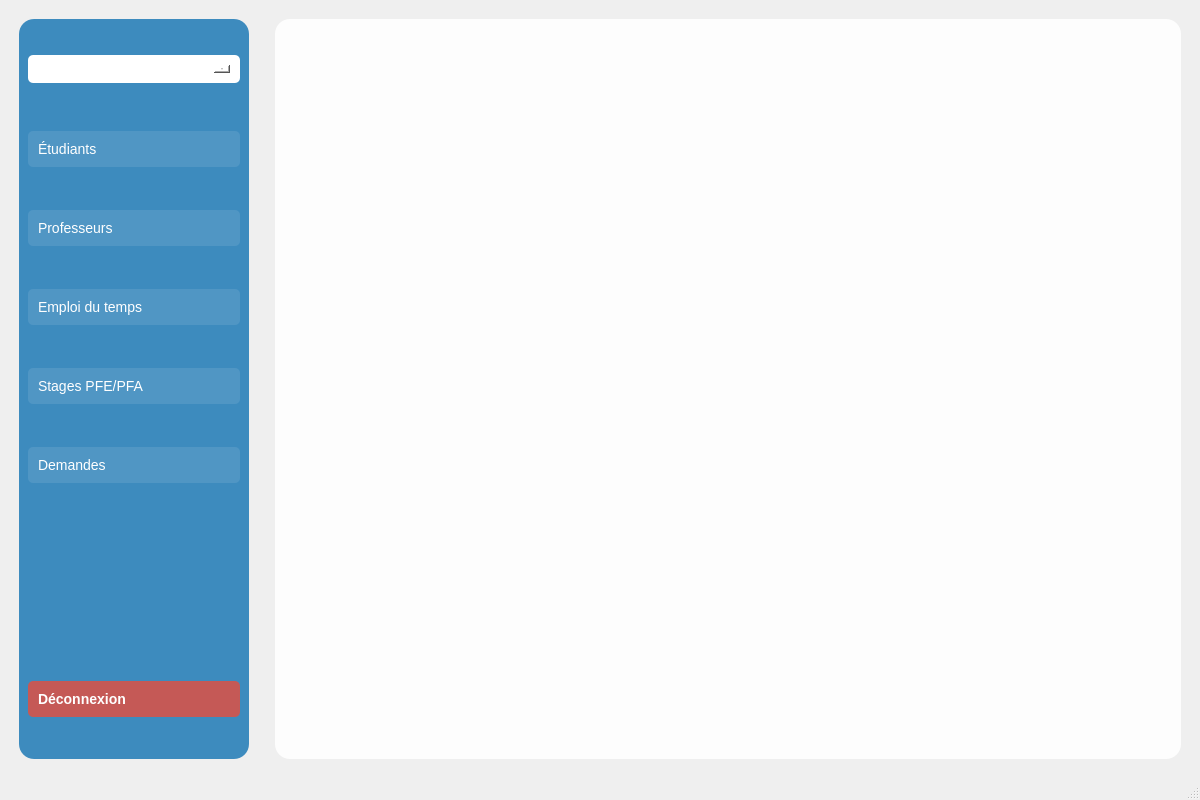
<?xml version="1.0" encoding="UTF-8"?>
<ui version="4.0">
 <class>cyclemanagement</class>
 <widget class="QMainWindow" name="cyclemanagement">
  <property name="geometry">
   <rect>
    <x>0</x>
    <y>0</y>
    <width>1200</width>
    <height>800</height>
   </rect>
  </property>
  <property name="minimumSize">
   <size>
    <width>1200</width>
    <height>800</height>
   </size>
  </property>
  <property name="windowTitle">
   <string>Gestion du Cycle d'Ingénieur</string>
  </property>
  <property name="styleSheet">
   <string notr="true">QMainWindow {
    background-image: url(:/assets/fst.jpeg);
    background-repeat: no-repeat;
    background-position: center;
}
QWidget#centralwidget {
    background: qlineargradient(spread:pad, x1:0, y1:0, x2:1, y2:1,
                               stop:0 rgba(0, 123, 255, 0.35),
                               stop:1 rgba(0, 123, 255, 0.3));
}</string>
  </property>
  <widget class="QWidget" name="centralwidget">
   <layout class="QHBoxLayout" name="horizontalLayout">
    <item>
     <widget class="QWidget" name="sidebarWidget" native="true">
      <property name="minimumSize">
       <size>
        <width>250</width>
        <height>0</height>
       </size>
      </property>
      <property name="maximumSize">
       <size>
        <width>250</width>
        <height>16777215</height>
       </size>
      </property>
      <property name="styleSheet">
       <string notr="true">QWidget#sidebarWidget {
    background-color: rgba(41, 128, 185, 0.9);
    border-radius: 15px;
    margin: 10px;
}
QComboBox {
    background-color: white;
    border-radius: 5px;
    padding: 5px;
    margin: 10px;
    font-size: 14px;
    font-family: 'Segoe UI', Arial;
}
QPushButton {
    background-color: rgba(255, 255, 255, 0.1);
    color: white;
    border: none;
    border-radius: 5px;
    padding: 10px;
    margin: 5px 10px;
    text-align: left;
    font-size: 14px;
    font-family: 'Segoe UI', Arial;
}
QPushButton:hover {
    background-color: rgba(255, 255, 255, 0.2);
}
QPushButton:pressed {
    background-color: rgba(255, 255, 255, 0.3);
}
QPushButton#logoutButton {
    background-color: rgba(231, 76, 60, 0.8);
    margin-top: 20px;
    margin-bottom: 10px;
    font-weight: bold;
}
QPushButton#logoutButton:hover {
    background-color: rgba(231, 76, 60, 1.0);
}</string>
      </property>
      <layout class="QVBoxLayout" name="verticalLayout">
       <item>
        <widget class="QComboBox" name="levelComboBox"/>
       </item>
       <item>
        <widget class="QPushButton" name="studentsButton">
         <property name="text">
          <string>Étudiants</string>
         </property>
        </widget>
       </item>
       <item>
        <widget class="QPushButton" name="professorsButton">
         <property name="text">
          <string>Professeurs</string>
         </property>
        </widget>
       </item>
       <item>
        <widget class="QPushButton" name="scheduleButton">
         <property name="text">
          <string>Emploi du temps</string>
         </property>
        </widget>
       </item>
       <item>
        <widget class="QPushButton" name="internshipsButton">
         <property name="text">
          <string>Stages PFE/PFA</string>
         </property>
        </widget>
       </item>
       <item>
        <widget class="QPushButton" name="demandsButton">
         <property name="text">
          <string>Demandes</string>
         </property>
        </widget>
       </item>
       <item>
        <spacer name="verticalSpacer">
         <property name="orientation">
          <enum>Qt::Vertical</enum>
         </property>
        </spacer>
       </item>
       <item>
        <widget class="QLabel" name="logoLabel">
         <property name="minimumSize">
          <size>
           <width>2200</width>
           <height>100</height>
          </size>
         </property>
         <property name="maximumSize">
          <size>
           <width>2400</width>
           <height>100</height>
          </size>
         </property>
         <property name="scaledContents">
          <bool>true</bool>
         </property>
         <property name="alignment">
          <set>Qt::AlignCenter</set>
         </property>
        </widget>
       </item>
       <item>
        <widget class="QPushButton" name="logoutButton">
         <property name="text">
          <string>Déconnexion</string>
         </property>
        </widget>
       </item>
      </layout>
     </widget>
    </item>
    <item>
     <widget class="QStackedWidget" name="mainStack">
      <property name="styleSheet">
       <string notr="true">QStackedWidget {
    background-color: rgba(255, 255, 255, 0.9);
    border-radius: 15px;
    margin: 10px;
}
QTableWidget {
    background-color: transparent;
    border: none;
    gridline-color: #bdc3c7;
    font-family: 'Segoe UI', Arial;
    font-size: 13px;
}
QHeaderView::section {
    background-color: #2980b9;
    color: white;
    padding: 5px;
    border: none;
    font-weight: bold;
}</string>
      </property>
     </widget>
    </item>
   </layout>
  </widget>
  <widget class="QMenuBar" name="menubar">
   <property name="geometry">
    <rect>
     <x>0</x>
     <y>0</y>
     <width>800</width>
     <height>21</height>
    </rect>
   </property>
  </widget>
  <widget class="QStatusBar" name="statusbar"/>
 </widget>
 <resources/>
 <connections/>
</ui>
